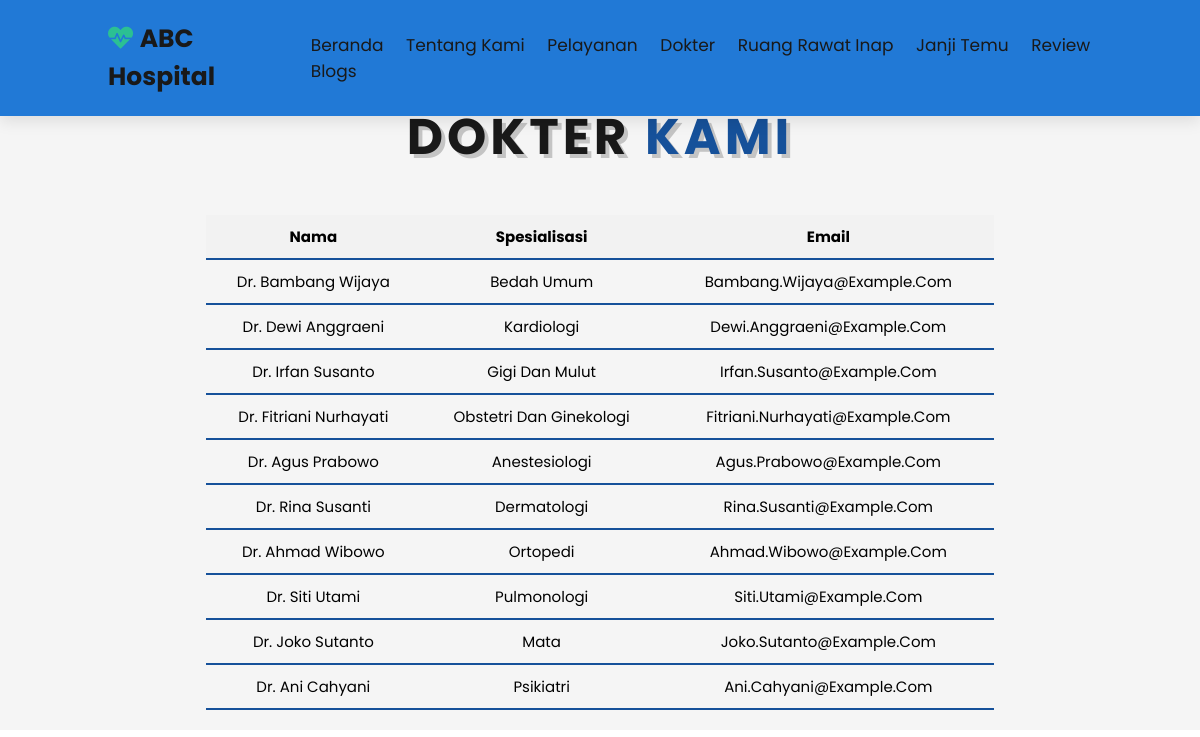
Screenshot of /dokter.php with the database file from the repository.
### tables this page shows
CREATE TABLE dokter (
  id INT AUTO_INCREMENT PRIMARY KEY,
  nama VARCHAR(50) NOT NULL,
  spesialisasi VARCHAR(50) NOT NULL,
  telepon VARCHAR(15) NOT NULL,
  email VARCHAR(50) NOT NULL
);

### dokter.php (the view, shortened to what this page needs)
<?php
$conn = mysqli_connect('localhost','root','','rmh_sakit') or die('connection failed');
?>
<!DOCTYPE html>
<html lang="en">
<head>
    <link rel="stylesheet" href="https://cdnjs.cloudflare.com/ajax/libs/font-awesome/5.15.4/css/all.min.css">
    <link rel="stylesheet" href="css/style.css">
</head>
<body>
<header class="header">
<a href="#" class="logo"> <i class="fas fa-heartbeat"></i> <b>ABC Hospital</b> </a>
<nav class="navbar">
    <a href="index.php">Beranda</a>
    <a href="index.php">Tentang Kami</a>
    <a href="index.php">Pelayanan</a>
    <a href="dokter.php">Dokter</a>
    <a href="ruanginap.php">Ruang Rawat Inap</a>
    <a href="janjitemu.php">Janji Temu</a>
    <a href="index.php">Review</a>
    <a href="index.php">Blogs</a>
</nav>
</header>
<section class="doctors" id="doctors">
<h1 class="heading"> Dokter <span>Kami</span> </h1>
<table class="table1">
    <tr>
        <th>nama</th>
        <th>spesialisasi</th>
        <th>email</th>
    </tr>
<?php
$sql = "SELECT * FROM dokter";
$result = mysqli_query($conn, $sql);
if(mysqli_num_rows($result) > 0) {
    while($row = mysqli_fetch_assoc($result)) {
        echo "<tr><td>".$row["nama"]."</td><td>".$row["spesialisasi"]."</td><td>".$row["email"]."</td></tr>";
    }
}
else {
    echo "0 results";
}
?>
</table>
</section>
</body>
</html>

### css/style.css (style rules this page uses)
:root { --blue:#16519a; --black:#191919; --light-color:#4b4b4b; --box-shadow:.5rem .5rem 0 rgba(21, 23, 158, 0.2); --text-shadow:.4rem .4rem 0 rgba(0, 0, 0, .2); --border:.2rem solid var(--blue); }
* { font-family: 'Poppins', sans-serif; margin:0; padding: 0; box-sizing: border-box; outline: none; border: none; text-transform: capitalize; transition: all .2s ease-out; text-decoration: none; }
html { font-size: 62.5%; overflow-x: hidden; scroll-padding-top: 7rem; scroll-behavior: smooth; }
section { padding:2rem 9%; }
section:nth-child(even) { background: #f5f5f5; }
.heading { text-align: center; padding-bottom: 2rem; text-shadow: var(--text-shadow); text-transform: uppercase; color:var(--black); font-size: 5rem; letter-spacing: .4rem; }
.heading span { text-transform: uppercase; color:var(--blue); }
.header { padding:2rem 9%; position: fixed; top:0; left: 0; right: 0; z-index: 1000; box-shadow: 0 .5rem 1.5rem rgba(0, 0, 0, .1); display: flex; align-items: center; justify-content: space-between; background: #2179d6; }
.header .logo { font-size: 2.5rem; color: var(--black); }
.header .logo i { color: #2bc093; }
.header .navbar a { font-size: 1.7rem; color: var(--black); margin-left: 2rem; }
.doctors { padding-top: 10rem; }
.table1 { width: 80%; margin: 0 auto; border-collapse: collapse; margin-top: 2rem; font-size: 1.5rem; }
.table1 th, .table1 td { padding: 1rem; text-align: center; border-bottom: var(--border); }
.table1 th { background-color: #f2f2f2; }

### rows the page displays
dokter: nama "Dr. Bambang Wijaya", spesialisasi "Bedah Umum", email "Bambang.wijaya@example.com"
dokter: nama "Dr. Dewi Anggraeni", spesialisasi "Kardiologi", email "Dewi.anggraeni@example.com"
dokter: nama "Dr. Irfan Susanto", spesialisasi "Gigi Dan Mulut", email "Irfan.susanto@example.com"
dokter: nama "Dr. Fitriani Nurhayati", spesialisasi "Obstetri Dan Ginekologi", email "Fitriani.nurhayati@example.com"
dokter: nama "Dr. Agus Prabowo", spesialisasi "Anestesiologi", email "Agus.prabowo@example.com"
dokter: nama "Dr. Rina Susanti", spesialisasi "Dermatologi", email "Rina.susanti@example.com"
dokter: nama "Dr. Ahmad Wibowo", spesialisasi "Ortopedi", email "Ahmad.wibowo@example.com"
dokter: nama "Dr. Siti Utami", spesialisasi "Pulmonologi", email "Siti.utami@example.com"
dokter: nama "Dr. Joko Sutanto", spesialisasi "Mata", email "Joko.sutanto@example.com"
dokter: nama "Dr. Ani Cahyani", spesialisasi "Psikiatri", email "Ani.cahyani@example.com"
